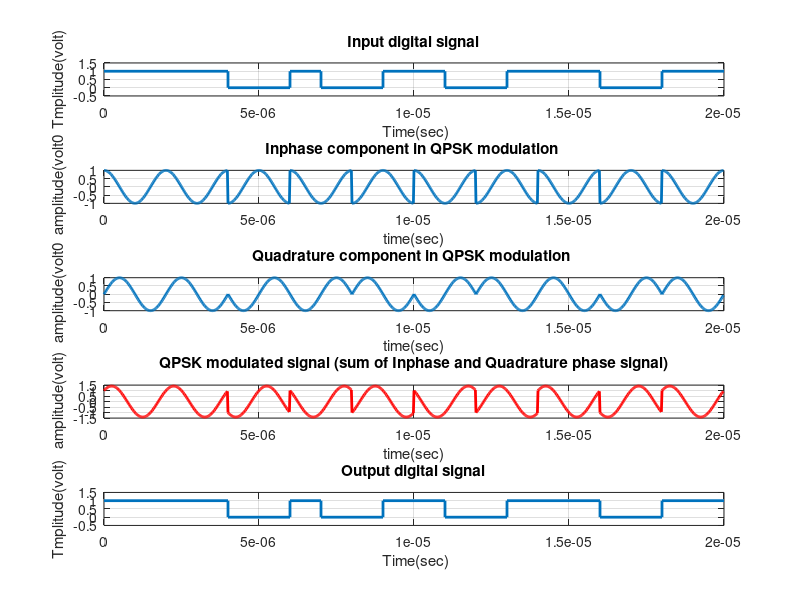
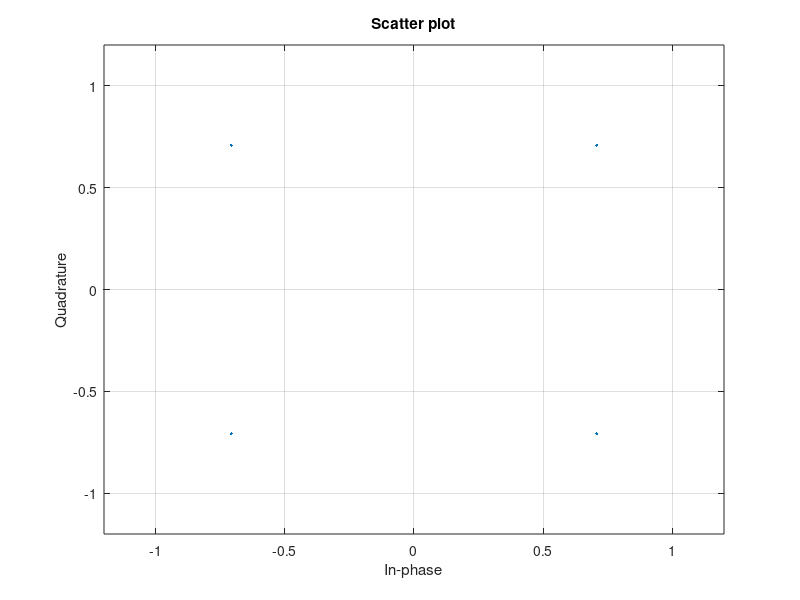

MATLAB code for these plots, in order:
% QPSK Modulation and Demodulation
clc;
clear all;
close all;

x=randint(1, 20); % Bin data
N=length(x);                     
br=10.^6; %Let us transmission bit rate
f=br; % minimum carrier frequency
T=1/br; % bit duration 
t1 = 0:T:N*T; % time of the signal 
figure(1);
subplot(5,1,1);
stairs(t1,[x, x(end)],'lineWidth',2);
grid on;
axis([ 0 T*N -0.5 1.5]);
ylabel('Tmplitude(volt)');
xlabel(' Time(sec)');
title('Input digital signal');

x_NZR=2*x-1; % Data Represented at NZR form for QPSK modulation
s_p_x=reshape(x_NZR,2,length(x)/2);  % S/P convertion of data

##t=T/99:T/99:T; % Time vector for one bit information
t=0:T/100:T*0.99;                 
% Modulation
y=[];
y_in=[];
y_qd=[];
for(i=1:length(x)/2)
  y1=s_p_x(1,i)*cos(2*pi*f*t); % inphase component
  y2=s_p_x(2,i)*sin(2*pi*f*t) ;% Quadrature component
  y_in=[y_in y1]; % inphase signal vector
  y_qd=[y_qd y2]; %quadrature signal vector
  y=[y y1+y2]; % modulated signal vector
end
Tx_sig=y; % transmitting signal after modulation
tt=(0:T/50:(T*length(x)))(1:end-1); 

subplot(5,1,2);
plot(tt,y_in,'linewidth',2), 
grid on;
title('Inphase component in QPSK modulation ');
xlabel('time(sec)');
ylabel(' amplitude(volt0');
subplot(5,1,3);
plot(tt,y_qd,'linewidth',2), 
grid on;
title('Quadrature component in QPSK modulation ');
xlabel('time(sec)');
ylabel(' amplitude(volt0');
subplot(5,1,4);
plot(tt,Tx_sig,'r','linewidth',2), 
grid on;
title('QPSK modulated signal (sum of Inphase and Quadrature phase signal)');
xlabel('time(sec)');
ylabel(' amplitude(volt)');

% Demodulation
Rx_x=[];
Rx_sig=Tx_sig; % Received signal
for(i=1:1:length(x)/2)
  %% Inphase coherent dector
  Z_in=Rx_sig((i-1)*length(t)+1:i*length(t)).*cos(2*pi*f*t); 
  % above line indicat multiplication of received & inphase carred signal
  
  Z_in_intg=(trapz(t,Z_in))*(2/T);% integration using trapizodial rull
  if(Z_in_intg>0) % Decession Maker
    Rx_in_x=1;
  else
    Rx_in_x=0; 
  end
  
  %% Quadrature coherent dector 
  Z_qd=Rx_sig((i-1)*length(t)+1:i*length(t)).*sin(2*pi*f*t);
  %above line indicat multiplication ofreceived & Quadphase carred signal
  
  Z_qd_intg=(trapz(t,Z_qd))*(2/T);%integration using trapizodial rull
  if (Z_qd_intg>0)% Decession Maker
    Rx_qd_x=1;
  else
    Rx_qd_x=0; 
  end
            
  Rx_x=[Rx_x  Rx_in_x  Rx_qd_x]; % Received Data vector
end
subplot(5,1,5);
stairs(t1,[x, x(end)],'lineWidth',2);
grid on;
axis([ 0 T*N -0.5 1.5]);
ylabel('Tmplitude(volt)');
xlabel(' Time(sec)');
title('Output digital signal');

for i=1:2:length(x);
  if x(i:i+1)==[0 0]
    xmod((i+1)/2)=exp(j*pi/4);
  elseif x(i:i+1)==[0 1]
    xmod((i+1)/2)=exp(j*3*pi/4);
  elseif x(i:i+1)==[1 1]
    xmod((i+1)/2)=exp(-j*3*pi/4);
  else
    xmod((i+1)/2)=exp(-j*pi/4);
  end
end
scatterplot(xmod);
xlim([-1.2 1.2]);
ylim([-1.2 1.2]);
grid on;
